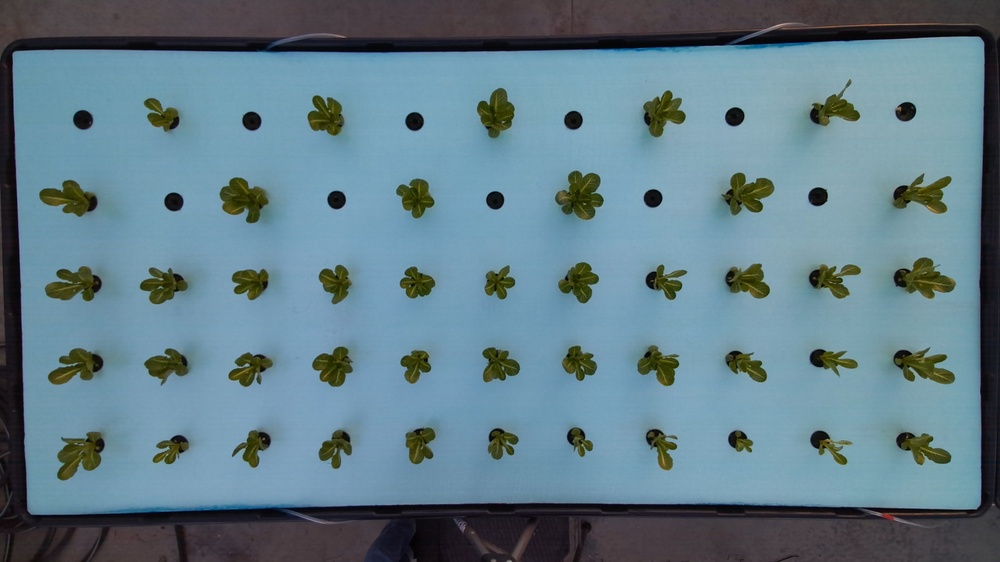
#> input picture image_processing/GH13_JC01/analysis_tray1/imgs_folder/T01_GH13_JC01_Feb-06-2023_0752_rgb.jpg, 1000 x 562 px, shrunk from 1920 x 1080 before the run
$ python -i analysis_full.py   (imports and definitions only)   (older library calls are emulated)
#> lines starting #> are read from the running program, lines starting #| are printed output that depends on the picture
#> further down, picture is the input picture: shape (562, 1000, 3); mean B, G, R 137.7, 125.4, 98.4
import os
import pickle
from sklearn.ensemble import RandomForestClassifier#,forest
import matplotlib.pyplot as plt
import cv2
import pandas as pd
import glob
import numpy as np
from scipy import ndimage as nd
from skimage.filters import roberts, sobel, scharr, prewitt, meijering, sato, hessian
from skimage import io, img_as_float

# [3 lines not run here, left out]
#model = pickle.load(open("RF_model_400x400_230307","rb"))

path_images = r"imgs_folder/*.jpg"


DEBUG = False

# [5 lines left out: function get_centeroid, not called in this run]

def get_y(coord):
    c_no,centerx,centery = coord
    return centerx

# [20 lines left out: function generate_border, not called in this run]

def feature_extraction(img):
    # FEATURE ENGINEERING
    ## Create an empty dataframe.

       # [20:50]:
    df = pd.DataFrame()

    #img = cv2.imread(r"C:\Users\klimesp\Dropbox\Programovani\Python\USA\Images\done/Final/T01_GH13_JC01_Feb-17-2023_0743_rgb.jpg")

    R_0 = img[:,:,0].reshape(-1)
    df["R_0"] = R_0

    G_1 = img[:,:,1].reshape(-1)
    df["G_1"] = G_1

    B_2 = img[:,:,2].reshape(-1)
    df["B_2"] = B_2


    HSV_img = cv2.cvtColor(img, cv2.COLOR_BGR2HSV)
#> HSV_img: shape (562, 1000, 3); mean H, S, V 103.5, 83.9, 141.3
    H = HSV_img[:,:,0].reshape(-1)
    df["H"] = H
    S = HSV_img[:,:,1].reshape(-1)
    df["S"] = S


    LAB_img = cv2.cvtColor(img, cv2.COLOR_BGR2LAB)
#> LAB_img: shape (562, 1000, 3); mean of channels 0, 1, 2 128.2, 122.2, 118.8
    A = LAB_img[:,:,1].reshape(-1)
    df["A"] = A
    Bb = LAB_img[:,:,2].reshape(-1)
    df["Bb"] = Bb
    img = cv2.cvtColor(img, cv2.COLOR_BGR2GRAY)
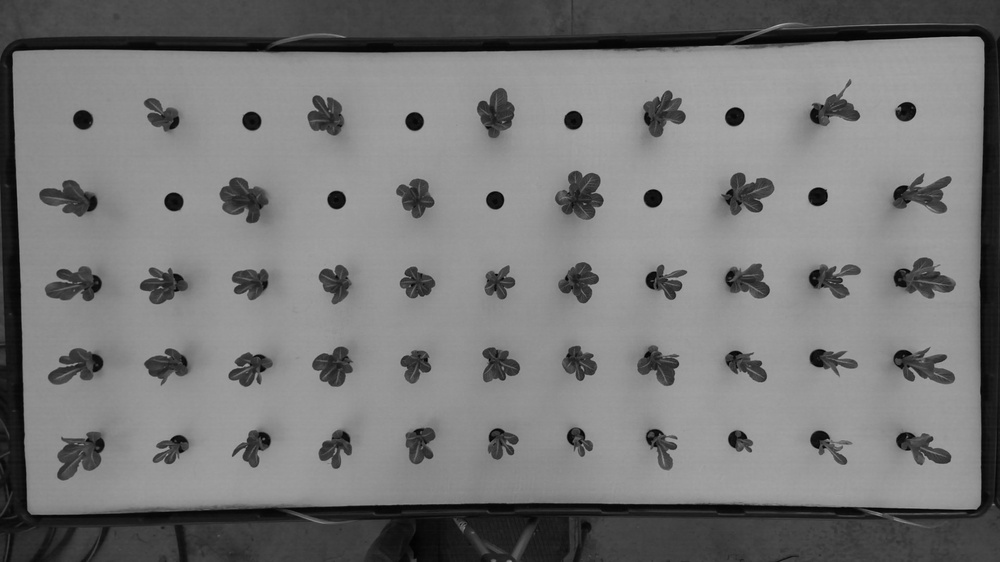
#> img: shape (562, 1000); min 1, max 180, mean 118.7

    flat_img = img.reshape(-1)


    edge_sato = sato(img)
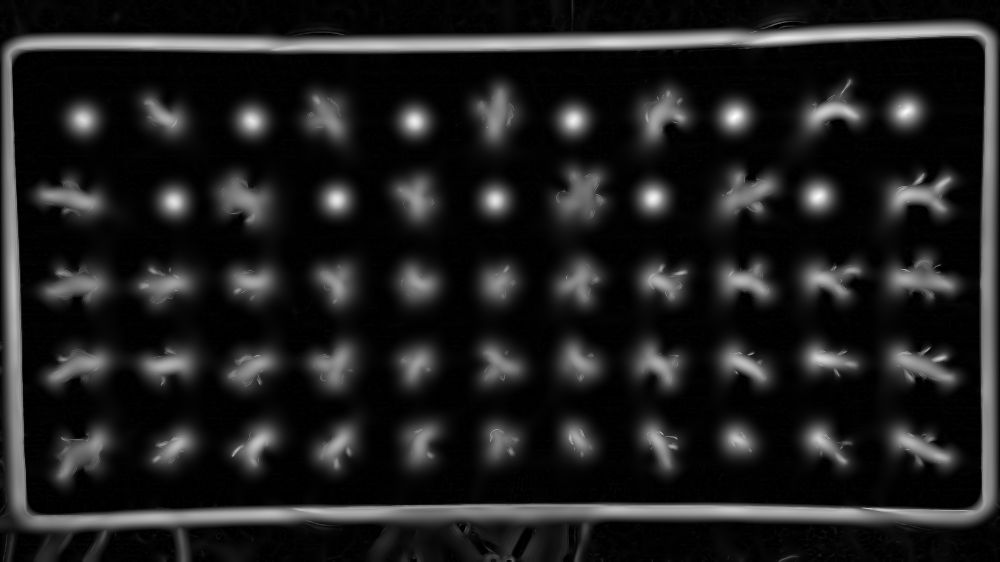
#> edge_sato: shape (562, 1000) float64; min 0, max 54.75, mean 6.7; drawn with min black and max white
    edge_sato = edge_sato.reshape(-1)
    df['sato'] = edge_sato

    edge_meijering = meijering(img)
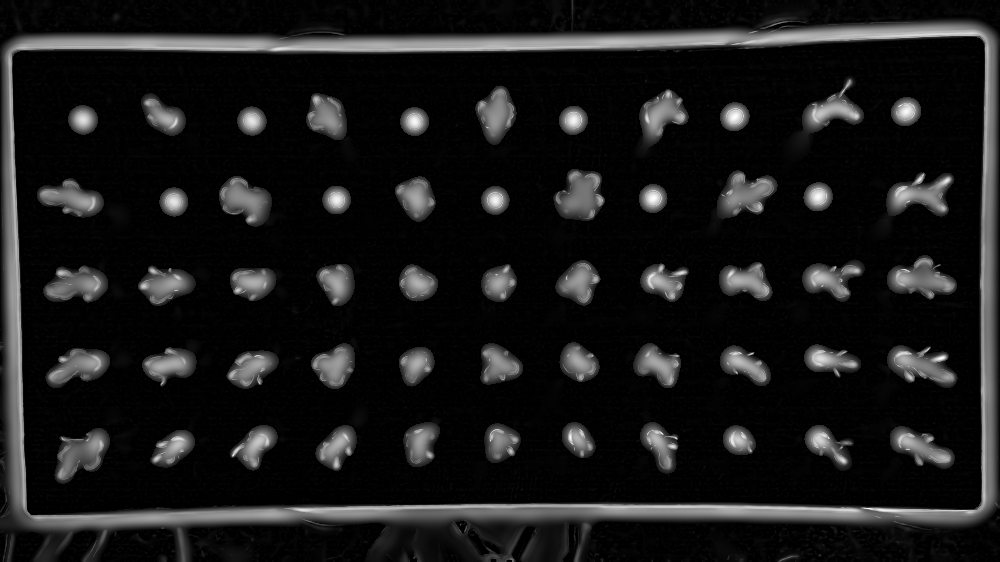
#> edge_meijering: shape (562, 1000) float64; min 0, max 1, mean 0.0991
    edge_meijering = edge_meijering.reshape(-1)
    df['meijering'] = edge_meijering

    # Feature 11 is Variance with size=3
    variance_img = nd.generic_filter(img, np.var, size=3)
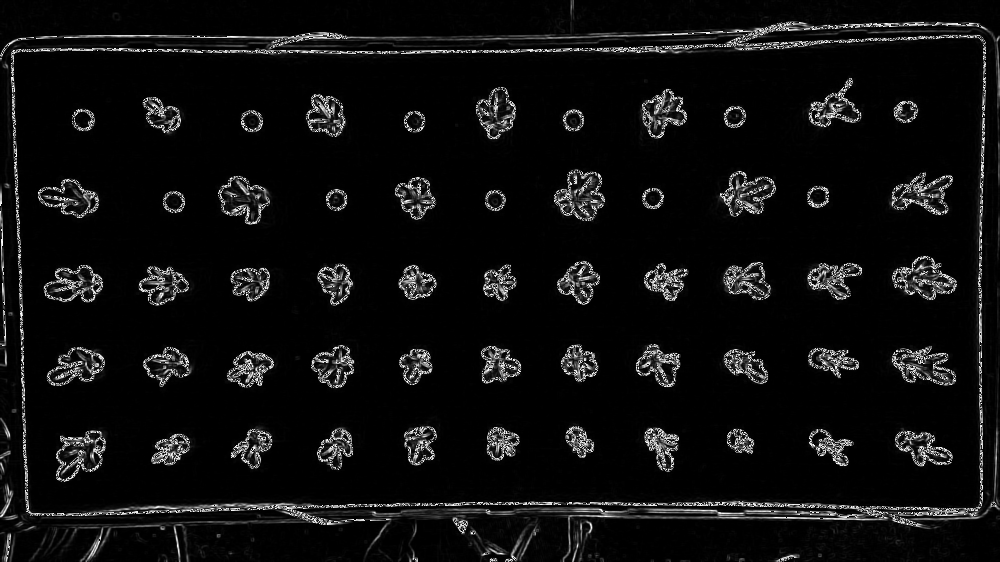
#> variance_img: shape (562, 1000); min 0, max 255, mean 14.8
    variance_img1 = variance_img.reshape(-1)
    df['Variance s3'] = variance_img1  # Add column to original dataframe

    # Add orifinal pixel value
    flat_img = img.reshape(-1)
    df["Original Image"] = flat_img

    return df

    """
    # Gabor
    num = 1
    kernels = []
    for theta in range(2):
        theta = theta / 4. * np.pi
        for sigma in (1, 3):
            for lamda in np.arange(0, np.pi, np.pi / 4):
                for gamma in (0.05, 0.5):
                    gabor_label = "Gabor " + str(num)
                    ksize = 5
                    kernel = cv2.getGaborKernel((ksize, ksize), sigma, theta, lamda, gamma, 0, ktype=cv2.CV_32F)
                    kernels.append(kernel)
                    fimg = cv2.filter2D(img, cv2.CV_8UC3, kernel)
                    filtered_img = fimg.reshape(-1)
                    df[gabor_label] = filtered_img
                    num += 1

    # GAUSSIAN
    gaus = nd.gaussian_filter(img, sigma=3)
    gaus = gaus.reshape(-1)
    df["gaus3"] = gaus

    # Feature 9 is Gaussian with sigma=7
    gaussian_img2 = nd.gaussian_filter(img, sigma=7)
    gaussian_img3 = gaussian_img2.reshape(-1)
    df['Gaussian s7'] = gaussian_img3

    # MEDIAN
    median = nd.median_filter(img, size=3)
    median = median.reshape(-1)
    df["median3"] = median

    # Feature 11 is Variance with size=3
    variance_img = nd.generic_filter(img, np.var, size=3)
    variance_img1 = variance_img.reshape(-1)
    df['Variance s3'] = variance_img1  # Add column to original dataframe

    edges = cv2.Canny(img, 100, 200)  # Image, min and max values
    edges1 = edges.reshape(-1)
    df['Canny Edge'] = edges1  # Add column to original dataframe

    # Feature 4 is Roberts edge
    edge_roberts = roberts(img)
    edge_roberts1 = edge_roberts.reshape(-1)
    df['Roberts'] = edge_roberts1

    # Feature 5 is Sobel
    edge_sobel = sobel(img)
    edge_sobel1 = edge_sobel.reshape(-1)
    df['Sobel'] = edge_sobel1

    # Feature 6 is Scharr
    edge_scharr = scharr(img)
    edge_scharr1 = edge_scharr.reshape(-1)
    df['Scharr'] = edge_scharr1

    # Feature 7 is Prewitt
    edge_prewitt = prewitt(img)
    edge_prewitt1 = edge_prewitt.reshape(-1)
    df['Prewitt'] = edge_prewitt1

    edge_meijering = meijering(img)
    edge_meijering = edge_meijering.reshape(-1)
    df['meijering'] = edge_meijering

    edge_sato = sato(img)
    edge_sato = edge_sato.reshape(-1)
    df['sato'] = edge_sato

    edge_hessian = hessian(img)
    edge_hessian = edge_hessian.reshape(-1)
    df['hessian'] = edge_hessian
    """


#photos = glob.glob(path_images)
#img = cv2.imread(photos[0])
#flat_img = feature_extraction(img)

# [100 lines not run here, left out]

    # [10 lines of commented-out code are left out]

>>> import cv2
>>> picture = cv2.imread('imgs_folder/T01_GH13_JC01_Feb-06-2023_0752_rgb.jpg')
>>> result = feature_extraction(picture)
#> result = table of 562000 rows and 11 columns

$ run again, on image_processing/GH13_JC01/analysis_tray1/imgs_folder/T01_GH13_JC01_Feb-15-2023_0738_rgb.jpg
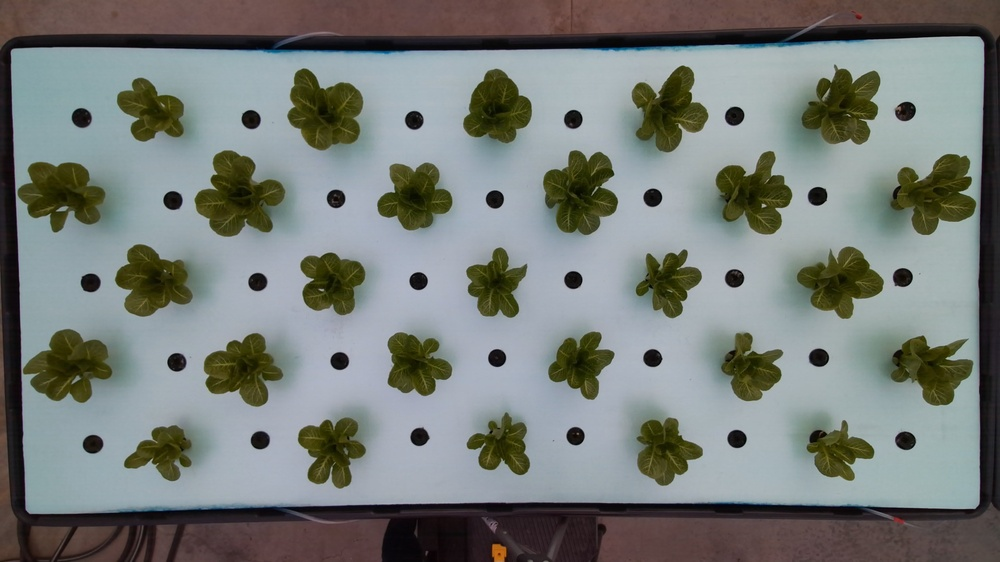
#> input picture image_processing/GH13_JC01/analysis_tray1/imgs_folder/T01_GH13_JC01_Feb-15-2023_0738_rgb.jpg, 1000 x 562 px, shrunk from 1920 x 1080 before the run
#> picture is the input picture: shape (562, 1000, 3); mean B, G, R 120.4, 124, 118.9
#> HSV_img: shape (562, 1000, 3); mean H, S, V 80.8, 62.2, 131
#> LAB_img: shape (562, 1000, 3); mean of channels 0, 1, 2 128.9, 126.1, 129.8
#> in feature_extraction, `edge_meijering = meijering(img)`:
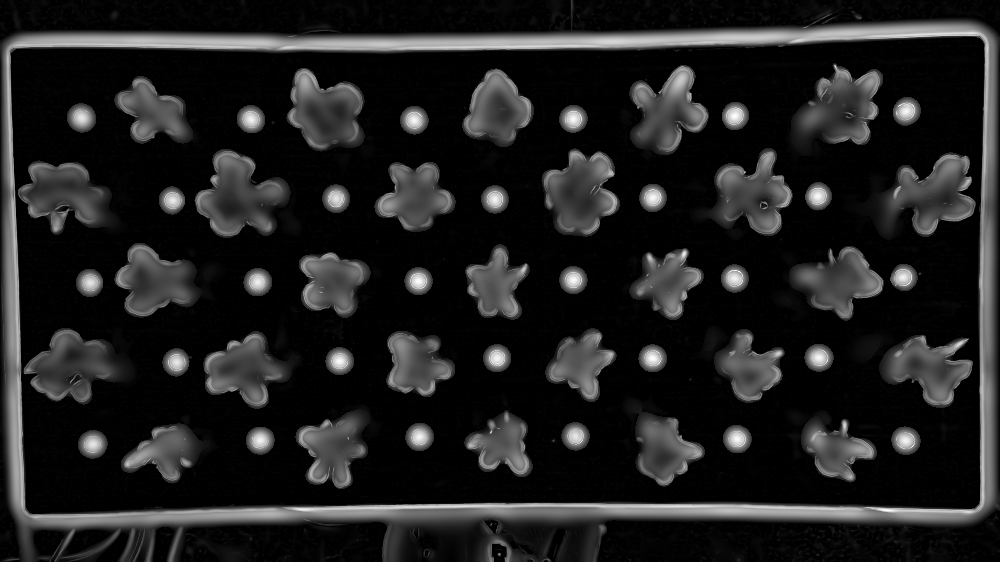
#> edge_meijering: shape (562, 1000) float64; min 0, max 1, mean 0.127
#> in feature_extraction, `variance_img = nd.generic_filter(img, np.var, size=3)`:
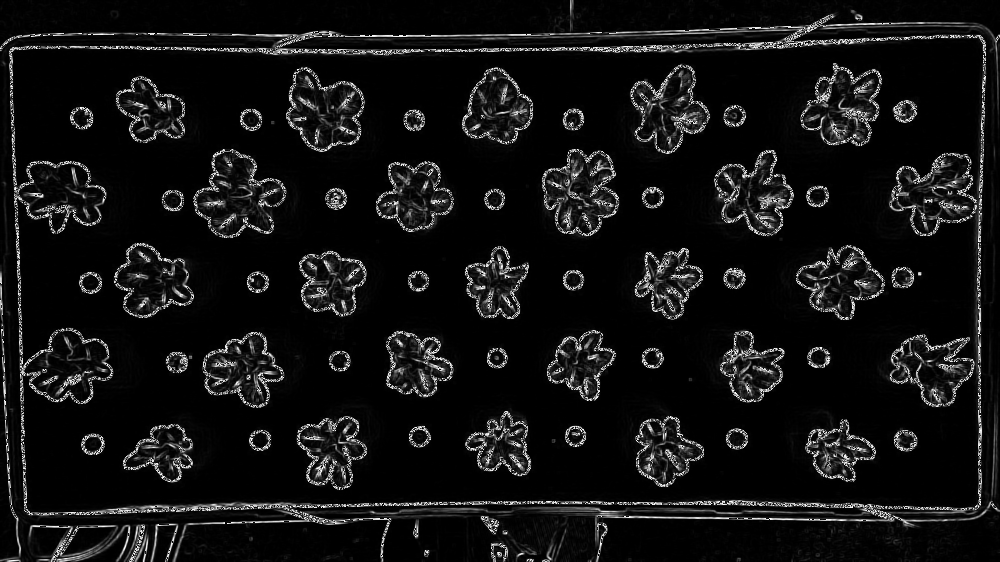
#> variance_img: shape (562, 1000); min 0, max 255, mean 18.7
#> result = table of 562000 rows and 11 columns

$ run again, on image_processing/GH13_JC01/analysis_tray1/imgs_folder/T01_GH13_JC01_Feb-16-2023_0746_rgb.jpg
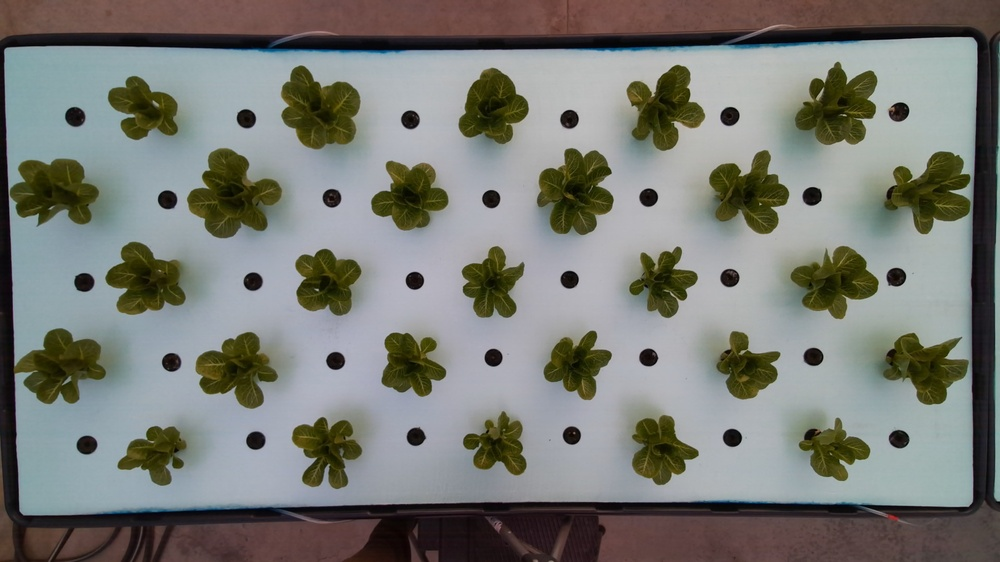
#> input picture image_processing/GH13_JC01/analysis_tray1/imgs_folder/T01_GH13_JC01_Feb-16-2023_0746_rgb.jpg, 1000 x 562 px, shrunk from 1920 x 1080 before the run
#> picture is the input picture: shape (562, 1000, 3); mean B, G, R 117.5, 122.9, 121.4
#> HSV_img: shape (562, 1000, 3); mean H, S, V 74.3, 62.7, 130
#> LAB_img: shape (562, 1000, 3); mean of channels 0, 1, 2 128.5, 127.1, 131.2
#> in feature_extraction, `edge_meijering = meijering(img)`:
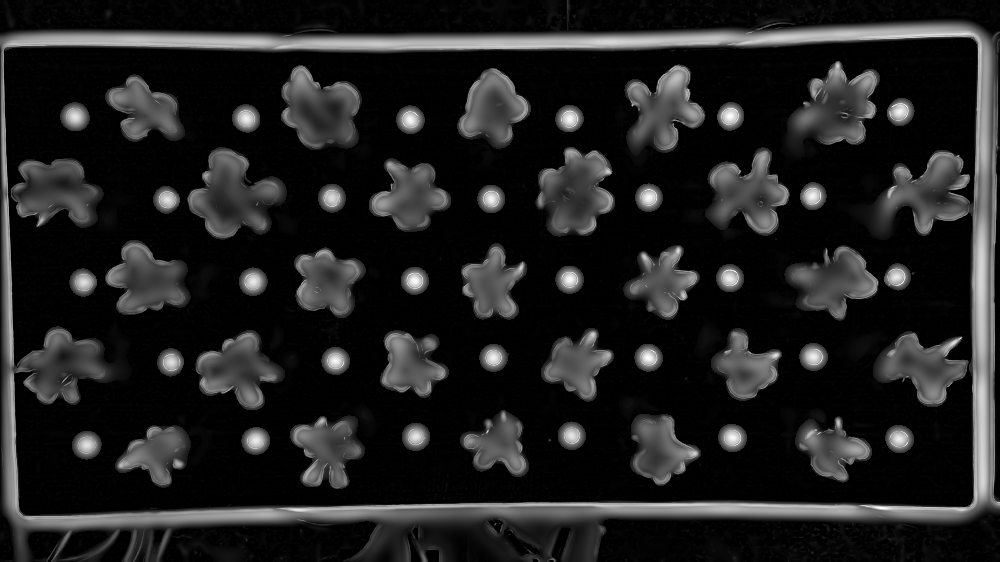
#> edge_meijering: shape (562, 1000) float64; min 0, max 1, mean 0.129
#> in feature_extraction, `variance_img = nd.generic_filter(img, np.var, size=3)`:
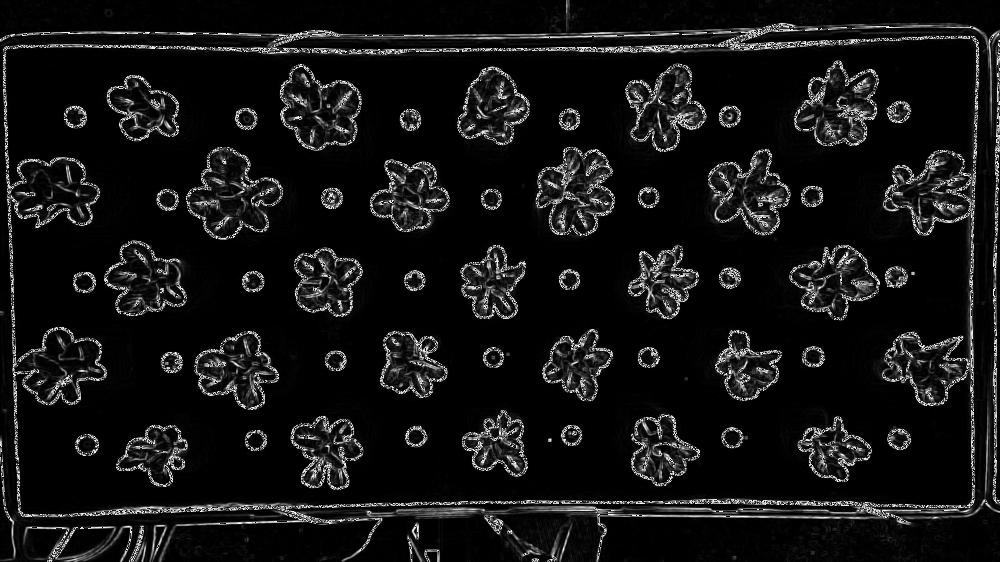
#> variance_img: shape (562, 1000); min 0, max 255, mean 20.2
#> result = table of 562000 rows and 11 columns

$ run again, on image_processing/GH13_JC01/analysis_tray1/imgs_folder/T01_GH13_JC01_Feb-17-2023_0743_rgb.jpg
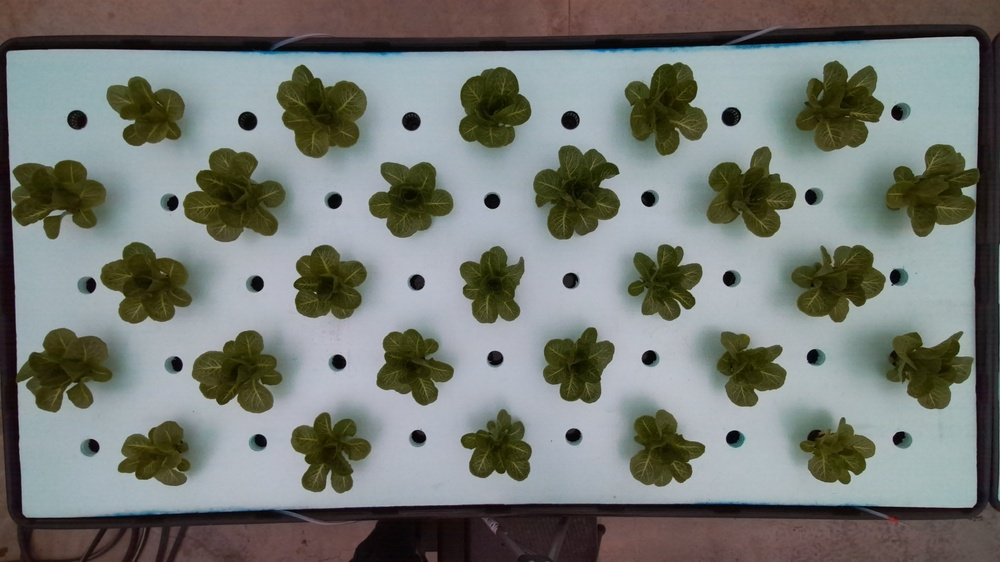
#> input picture image_processing/GH13_JC01/analysis_tray1/imgs_folder/T01_GH13_JC01_Feb-17-2023_0743_rgb.jpg, 1000 x 562 px, shrunk from 1920 x 1080 before the run
#> picture is the input picture: shape (562, 1000, 3); mean B, G, R 116, 121.3, 117.4
#> HSV_img: shape (562, 1000, 3); mean H, S, V 75.2, 67.5, 128.2
#> LAB_img: shape (562, 1000, 3); mean of channels 0, 1, 2 126.2, 126.2, 131.1
#> in feature_extraction, `edge_meijering = meijering(img)`:
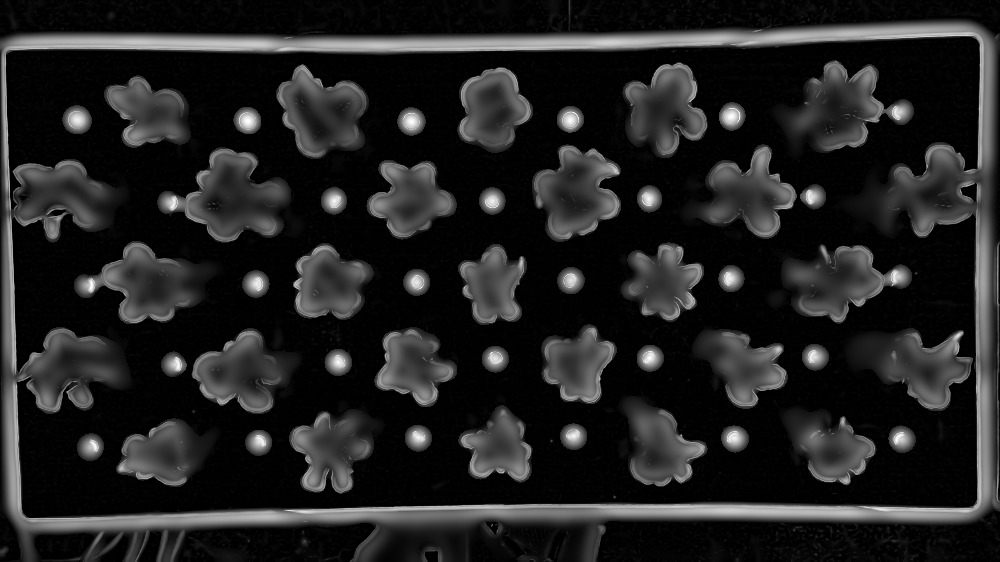
#> edge_meijering: shape (562, 1000) float64; min 0, max 1, mean 0.133
#> in feature_extraction, `variance_img = nd.generic_filter(img, np.var, size=3)`:
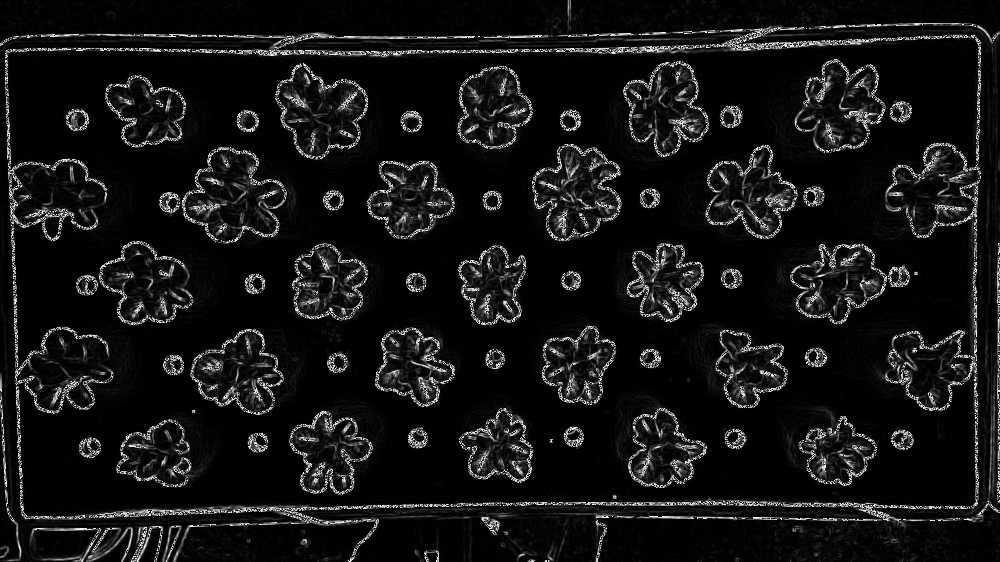
#> variance_img: shape (562, 1000); min 0, max 255, mean 20.3
#> result = table of 562000 rows and 11 columns
